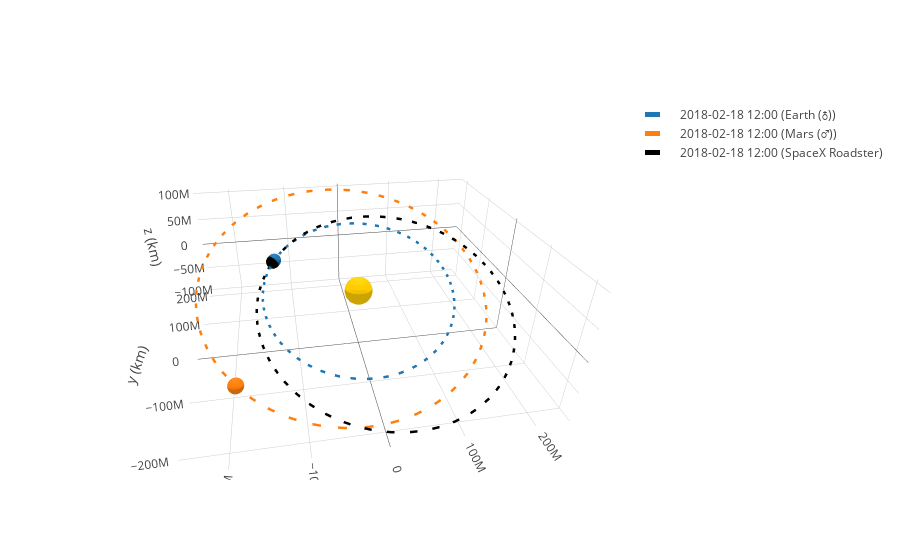

The cell this chart's notebook holds for it:
### Code cell
frame = OrbitPlotter3D()

frame.plot(Orbit.from_body_ephem(Earth, EPOCH), label=Earth)
frame.plot(Orbit.from_body_ephem(Mars, EPOCH), label=Mars)
frame.plot(roadster, label="SpaceX Roadster", color='black')

frame.set_view(30 * u.deg, -100 * u.deg, 2 * u.km)
frame.show()
